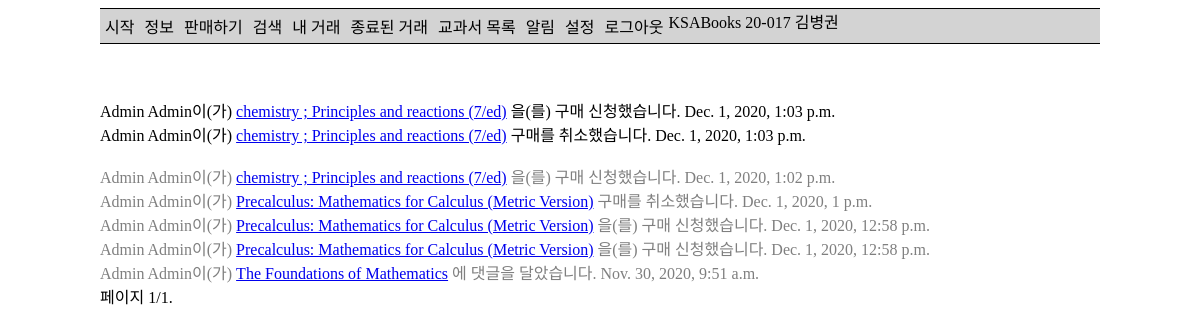
/notification/ (signed in), run on the app's committed database.
### ksa_books_app/models.py (models this page shows, shortened)
class StudentUser(AbstractBaseUser, PermissionsMixin):
    objects = StudentUserManager()
    student_id = models.CharField(max_length=10, verbose_name='학번', help_text='00-000', unique=True)
    name = models.CharField(max_length=100, verbose_name='이름')
    email = models.EmailField()
    is_active = models.BooleanField(default=True)
    is_admin = models.BooleanField(default=False)
    is_superuser = models.BooleanField(default=False)
    is_staff = models.BooleanField(default=False)
    date_joined = models.DateTimeField(auto_now_add=True)
    notifications = models.ManyToManyField(Notification, blank=True)
    unread_notification = models.PositiveIntegerField(default=0)
    notify_books = models.ManyToManyField(Book, verbose_name='원하는 책', blank=True)
    notify_comment = models.BooleanField(default=True, verbose_name='자신에게 댓글을 썼을 때')
    notify_new_offer = models.BooleanField(default=True, verbose_name='원하는 책이 올라왔을 때')
    notify_sold_to_user = models.BooleanField(default=True, verbose_name='자신에게 책을 판매했을 때')
    notify_sold_to_other = models.BooleanField(default=True, verbose_name='구매 신청한 책이 다른 사람에게 판매되었을 때')
    notify_new_want = models.BooleanField(default=True, verbose_name='자신의 책을 누군가 구매 신청했을 때')
    USERNAME_FIELD = 'student_id'
    REQUIRED_FIELDS = ['name']
    def __str__(self):
        return ' '.join([self.student_id, self.name])
    def is_international(self):
        return self.student_id[3] == '2'

class Book(models.Model):
    title = models.CharField(max_length=100, verbose_name='제목')
    author = models.CharField(max_length=100, verbose_name='저자')
    courses = models.ManyToManyField(Course, verbose_name='과목')
    subject = models.ForeignKey(Subject, verbose_name='교과', on_delete=models.SET_NULL, null=True)
    publisher = models.CharField(max_length=100, verbose_name='출판사')
    isbn = models.CharField(max_length=13, verbose_name='ISBN',
                            help_text='13 Character <a href="https://www.isbn-international.org/content/what-isbn">ISBN number</a>')
    list_price = models.PositiveIntegerField(verbose_name='정가', null=True, blank=True)
    group_price = models.PositiveIntegerField(verbose_name='공동구매 가격', null=True, blank=True)
    using = models.BooleanField(verbose_name='사용 여부')
    class Meta:
        permissions = (
            ('load_data', 'Can load data'),
        )
        ordering = ['subject']
    def display_courses(self):
        return ', '.join([str(c) for c in self.courses.all()])
    display_courses.short_description = '수업'

class Notification(models.Model):
    type = models.CharField(choices=NOTIFICATIONS, max_length=ceil(log(len(NOTIFICATIONS)+1, 10)), null=True)
    date_time = models.DateTimeField(auto_now_add=True, null=True)
    data_offer1 = models.ForeignKey(Offer, on_delete=models.SET_NULL, null=True, blank=True)
    data_user1 = models.ForeignKey(settings.AUTH_USER_MODEL, on_delete=models.SET_NULL, null=True, blank=True,
                                   related_name='data_user1')
    def html_form(self):
        html = []
        TEXT, LINK = 'text', 'link'
        if self.type == COMMENT:
            html.append((TEXT, f'{self.data_user1}이(가) '))
            html.append((LINK, self.data_offer1.book.title, self.data_offer1.get_absolute_url()))
            html.append((TEXT, '에 댓글을 달았습니다.'))
        elif self.type == NEW_OFFER:
            html.append((TEXT, f'{self.data_user1}이(가) '))
            html.append((LINK, self.data_offer1.book.title, self.data_offer1.get_absolute_url()))
            html.append((TEXT, '을(를) 판매하고 있습니다.'))
        elif self.type == SOLD_TO_USER:
            html.append((TEXT, f'{self.data_user1}이(가) 사용자에게 '))
            html.append((LINK, self.data_offer1.book.title, self.data_offer1.get_absolute_url()))
            html.append((TEXT, '을(를) 판매했습니다.'))
        elif self.type == SOLD_TO_OTHER:
            html.append((TEXT, f'{self.data_user1}이(가) 다른 사람에게 '))
            html.append((LINK, self.data_offer1.book.title, self.data_offer1.get_absolute_url()))
            html.append((TEXT, '을(를) 판매했습니다.'))
        elif self.type == NEW_WANT:
            html.append((TEXT, f'{self.data_user1}이(가) '))
            html.append((LINK, self.data_offer1.book.title, self.data_offer1.get_absolute_url()))
            html.append((TEXT, '을(를) 구매 신청했습니다.'))
        elif self.type == BUYER_CANCEL:
            html.append((TEXT, f'{self.data_user1}이(가) '))
            html.append((LINK, self.data_offer1.book.title, self.data_offer1.get_absolute_url()))
            html.append((TEXT, ' 구매를 취소했습니다.'))
        elif self.type == SELLER_CANCEL:
            html.append((TEXT, f'{self.data_user1}이(가) '))
            html.append((LINK, self.data_offer1.book.title, self.data_offer1.get_absolute_url()))
            html.append((TEXT, ' 판매를 취소했습니다.'))
        html.append(self.date_time)
        return html

### ksa_books_app/views.py (the view)
# urls.py: path('notification/', views.notification, name='notification'),
@login_required
def notification(request):
    qs = request.user.notifications.order_by('-date_time')
    paginator = Paginator(qs, 10)
    page = request.GET.get('page')
    page_obj = paginator.get_page(page)
    object_qs = page_obj.object_list
    html_list = [a.html_form() for a in object_qs]
    new_notification = request.user.unread_notification
    request.user.unread_notification = 0
    request.user.save()
    context = {
        'page_obj': page_obj,
        'html_list': html_list,
        'object_qs': object_qs,
        'new_notification': new_notification,
        'is_paginated': True,
    }
    return render(request, 'notifications.html', context=context)

### ksa_books_app/models.py (called while the page is built)
    def get_absolute_url(self):
        return reverse('check-offer', args=[str(self.id)])

### ksa_books_app/templates/notifications.html (shortened to what this page needs)
{% extends 'base_generic.html' %}
{% block content %}
    <br>
    {% if html_list %}
        {% for html in html_list %}
            <br>
            {% if forloop.counter0 < new_notification %}
                {% for phrase in html %}
                    {% if forloop.last %}
                        <span> {{ phrase }}</span>
                    {% else %}
                        {% if phrase.0 == 'text' %}
                            <span>{{ phrase.1 }}</span>
                        {% elif phrase.0 == 'link' %}
                            <a href="{{ phrase.2 }}" target="_blank">{{ phrase.1 }}</a>
                        {% endif %}
                    {% endif %}
                {% endfor %}
            {% else %}
                {% if forloop.counter0 == new_notification and new_notification != 0 %}
                    <br>
                {% endif %}
                {% for phrase in html %}
                    {% if forloop.last %}
                        <span class="old"> {{ phrase }}</span>
                    {% else %}
                        {% if phrase.0 == 'text' %}
                            <span class="old">{{ phrase.1 }}</span>
                        {% elif phrase.0 == 'link' %}
                            <a href="{{ phrase.2 }}" target="_blank">{{ phrase.1 }}</a>
                        {% endif %}
                    {% endif %}
                {% endfor %}
            {% endif %}
        {% endfor %}
    {% else %}
        <p>알림이 없습니다.</p>
    {% endif %}
{% endblock %}

### ksa_books_app/templates/base_generic.html (shortened to what this page needs)
{% load tags %}
<!DOCTYPE html>
<html lang="ko">
<head>
</head>
<body>
    <div class="container">
        <div class="navigation">
            <span>KSABooks</span>
            <a href="{% url 'home' %}">시작</a>
            <a href="{% url 'about' %}">정보</a>
            <a href="{% url 'sell' %}">판매하기</a>
            <a href="{% url 'search' %}">검색</a>
            <a href="{% url 'my-offers' %}">내 거래</a>
            <a href="{% url 'past-transaction' %}">종료된 거래</a>
            <a href="{% url 'book-list' %}">교과서 목록</a>
            {% if user.unread_notification == 0 or not user.is_authenticated %}
                <a href="{% url 'notification' %}">알림</a>
            {% else %}
                <a href="{% url 'notification' %}">알림({{ user.unread_notification }})</a>
            {% endif %}
            <a href="{% url 'setting' %}">설정</a>
            {% if user.is_authenticated %}
                <a href="{% url 'logout' %}">로그아웃</a>
            {% else %}
                <a href="{% url 'login' %}">로그인</a>
            {% endif %}
            {% if user.is_authenticated %}
                <span>{{ user }}</span>
            {% endif %}
        </div>
        <br>
        {% block content %}{% endblock %}
        {% block pagination %}
            {% if is_paginated %}
                <div>
                    <span>
                        <span>
                            페이지 {{ page_obj.number }}/{{ page_obj.paginator.num_pages }}.
                        </span>
                    </span>
                </div>
            {% endif %}
        {% endblock %}
    </div>
</body>
</html>

### ksa_books_app/templates/base_generic.html (style rules this page uses)
.container { max-width: 1000px; margin: auto; }
.navigation { overflow: hidden; background-color: lightgray; border-top: 1px solid black; border-bottom: 1px solid black; }
.navigation a { float: left; display: block; text-align: center; padding: 5px 5px; text-decoration: none; }
.navigation a { color: black; }

### ksa_books_app/templates/notifications.html (style rules this page uses)
.old { color: rgba(0, 0, 0, 0.5); }

### data on the page
StudentUser: student+name "20-017 김병권"
Book: title "chemistry ; Principles and reactions (7/ed)" "chemistry ; Principles and reactions (7/ed)", title "chemistry ; Principles and reactions (7/ed)"
Notification: html "Dec. 1, 2020, 1:03 p.m."
Notification: html "Dec. 1, 2020, 1:03 p.m."
Notification: html "Dec. 1, 2020, 1:02 p.m."
Book: title "Precalculus: Mathematics for Calculus (Metric Version)" "Precalculus: Mathematics for Calculus (Metric Version)" "Precalculus: Mathematics for Calculus (Metric Version)"
Notification: html "Dec. 1, 2020, 1 p.m."
Notification: html "Dec. 1, 2020, 12:58 p.m."
Notification: html "Dec. 1, 2020, 12:58 p.m."
Book: title "The Foundations of Mathematics"
Notification: html "Nov. 30, 2020, 9:51 a.m."

### other printed values
{{ phrase.1 }} "Admin Admin이(가)" "을(를) 구매 신청했습니다." "Admin Admin이(가)" "구매를 취소했습니다."
{{ phrase.1 }} "Admin Admin이(가)" "을(를) 구매 신청했습니다." "Admin Admin이(가)" "구매를 취소했습니다." "Admin Admin이(가)" "을(를) 구매 신청했습니다." "Admin Admin이(가)" "을(를) 구매 신청했습니다." "Admin Admin이(가)" "에 댓글을 달았습니다."
{{ page_obj.number }} "1"
{{ page_obj.paginator.num_pages }} "1"
